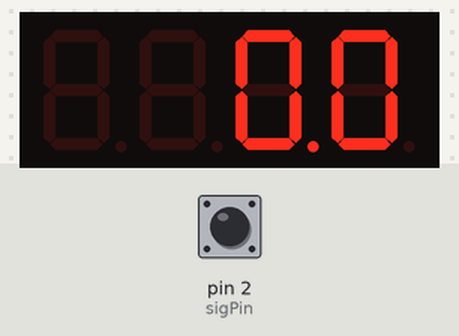
Bench run of a sketch on a simulated Arduino Uno, built with avr-gcc and run on an emulated ATmega328P. Parts: 4-digit seven-segment display. The test bench sets the inputs (shaded band); at power-on: pin 2 (sigPin) HIGH.

Above: at 1.2 s.
1.3 s: pin 2 (sigPin) pulled LOW for 1 s
At 3.7 s:
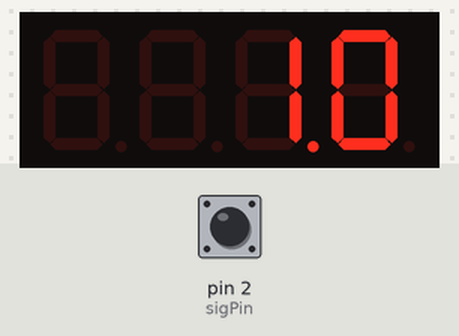
4.6 s: pin 2 (sigPin) pulled LOW for 1 s
At 7.4 s:
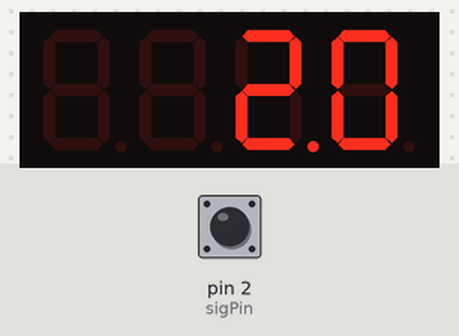
7.9 s: pin 2 (sigPin) pulled LOW for 3.2 s
At 9.2 s:
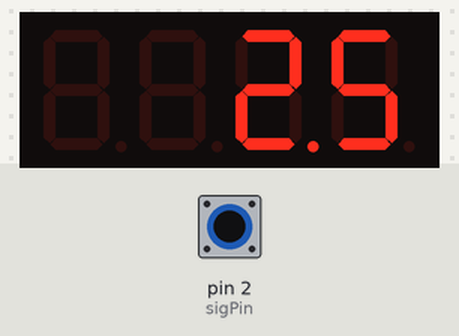
Timing chart, 0 to 10.9 s (numbered marks = the images above; inputs shaded):
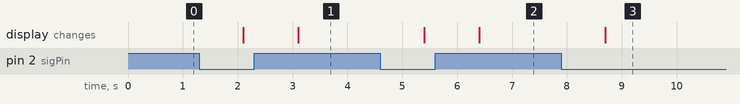

Measured:
- after the input at 1.3 s, the display: first changes after 0.80 s (image 1 shows a later state)
- after the input at 4.6 s, the display: first changes after 0.80 s (image 2 shows a later state)
- after the input at 7.9 s, the display: changes after 0.80 s (image 3)

The sketch:

TeaRollerNoInt.ino
```cpp
#include "SevSeg.h"
SevSeg seg;

const byte sigPin = 2;
volatile unsigned long count = 0;
unsigned long lastMillis = 0, DEBOUNCE = 800;
bool state, lastState, trigState;

void setup() {
  pinMode(sigPin, INPUT_PULLUP);

  initSeg();
  seg.setNumber(0, 1);

  state = digitalRead(sigPin);
  lastState = state;
  trigState = state;
}

void loop() {

  state = digitalRead(sigPin);

  if (state != lastState)
    lastMillis = millis();

  if ((millis() - lastMillis) > DEBOUNCE) {

    if (state != trigState) {
      count++;
      setSeg(count * 5);
      trigState=state;
    }

  }

  lastState = state;

  seg.refreshDisplay();
}


void setSeg(unsigned long num) {
  Serial.println(num);
  if (num < 10000)
    seg.setNumber(num, 1);
  else if (num < 100000)
    seg.setNumber(num / 10);
  else {
    char msg[] = "FULL";
    seg.setChars(msg);
  }
}

void initSeg() {
  byte numDigits = 4;
  byte digitPins[] = {5, 6, 7, 8}; //Digits: 1,2,3,4 <--put one resistor (ex: 220 Ohms, or 330 Ohms, etc, on each digit pin)
  byte segmentPins[] = {3, 9, A2, A4, A5, 4, 10, A3}; //A,B, C, D, E,F, G,DOT -> 7,9,11,12,14,8,10,13
  bool resistorsOnSegments = false; // 'false' means resistors are on digit pins
  byte hardwareConfig = COMMON_CATHODE;// See README.md for options
  bool updateWithDelays = false; // Default 'false' is Recommended
  bool leadingZeros = false; // Use 'true' if you'd like to keep the leading zeros
  bool disableDecPoint = false; // Use 'true' if your decimal point doesn't exist or isn't connected

  seg.begin(hardwareConfig, numDigits, digitPins, segmentPins, resistorsOnSegments, updateWithDelays, leadingZeros, disableDecPoint);
  seg.setBrightness(90);
}
```
